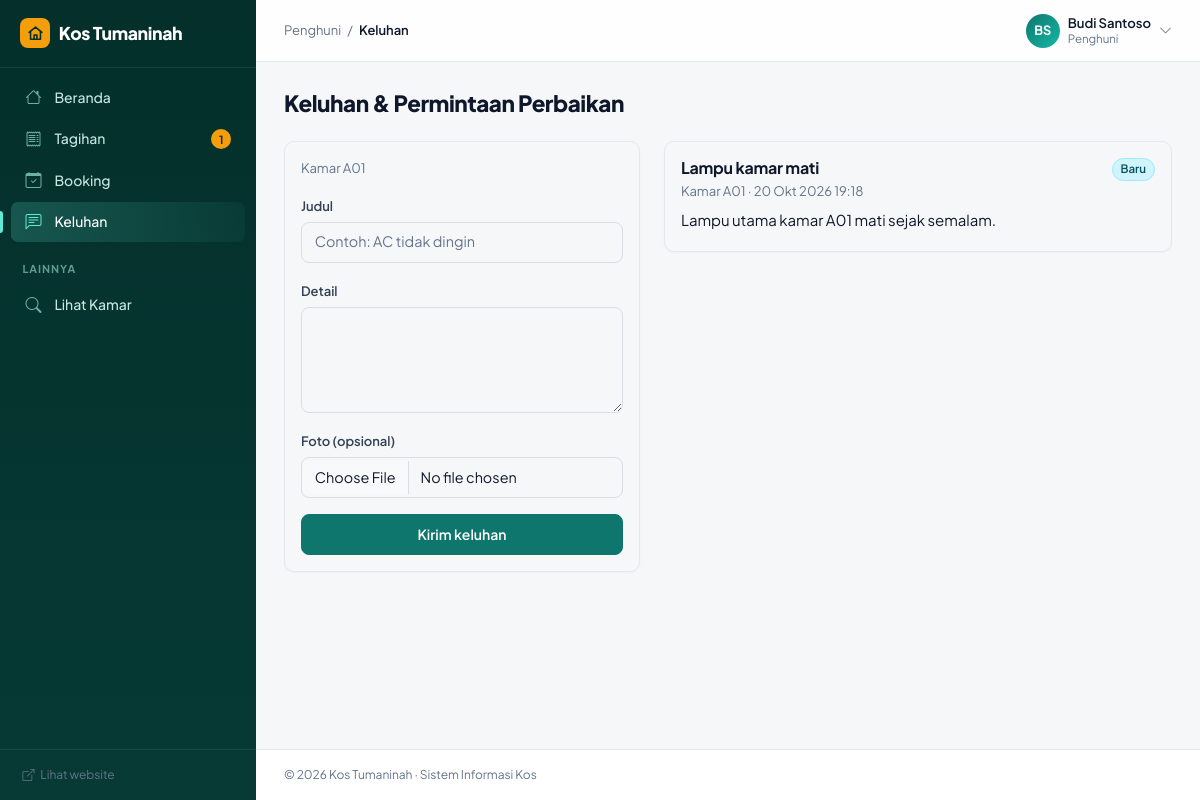
The app's page /penghuni/keluhan.php (signed in) with its own data.
### tables this page shows
CREATE TABLE sewa (
    id              INT UNSIGNED AUTO_INCREMENT PRIMARY KEY,
    user_id         INT UNSIGNED NOT NULL,
    kamar_id        INT UNSIGNED NOT NULL,
    booking_id      INT UNSIGNED NULL,
    tanggal_mulai   DATE NOT NULL,
    tanggal_selesai DATE NOT NULL,
    harga_bulanan   INT UNSIGNED NOT NULL,
    deposit         INT UNSIGNED NOT NULL DEFAULT 0,
    deposit_kembali INT UNSIGNED NULL,
    catatan_keluar  TEXT,
    status          ENUM('aktif','selesai') NOT NULL DEFAULT 'aktif',
    created_at      DATETIME NOT NULL DEFAULT CURRENT_TIMESTAMP,
    FOREIGN KEY (user_id) REFERENCES users(id),
    FOREIGN KEY (kamar_id) REFERENCES kamar(id),
    FOREIGN KEY (booking_id) REFERENCES booking(id) ON DELETE SET NULL
);

CREATE TABLE kamar (
    id              INT UNSIGNED AUTO_INCREMENT PRIMARY KEY,
    nomor_kamar     VARCHAR(10) NOT NULL UNIQUE,
    harga_per_bulan INT UNSIGNED NOT NULL DEFAULT 1000000,
    ukuran          VARCHAR(20),
    status          ENUM('kosong','terisi','perbaikan') NOT NULL DEFAULT 'kosong',
    deskripsi       TEXT,
    created_at      DATETIME NOT NULL DEFAULT CURRENT_TIMESTAMP
);

CREATE TABLE keluhan (
    id         INT UNSIGNED AUTO_INCREMENT PRIMARY KEY,
    user_id    INT UNSIGNED NOT NULL,
    kamar_id   INT UNSIGNED NOT NULL,
    judul      VARCHAR(100) NOT NULL,
    isi        TEXT NOT NULL,
    foto       VARCHAR(255) NULL,
    status     ENUM('baru','diproses','selesai') NOT NULL DEFAULT 'baru',
    created_at DATETIME NOT NULL DEFAULT CURRENT_TIMESTAMP,
    FOREIGN KEY (user_id) REFERENCES users(id) ON DELETE CASCADE,
    FOREIGN KEY (kamar_id) REFERENCES kamar(id) ON DELETE CASCADE
);

### penghuni/keluhan.php (the view, shortened to what this page needs)
<?php
require_once __DIR__ . '/../includes/functions.php';
$u = require_role('penghuni');
$sewa = sewa_aktif($u['id']);
$keluhan = q(
    "SELECT kl.*, k.nomor_kamar FROM keluhan kl JOIN kamar k ON k.id = kl.kamar_id
     WHERE kl.user_id = ? ORDER BY kl.id DESC",
    [$u['id']]
)->fetchAll();
require __DIR__ . '/../includes/header.php';
?>
<h1 class="h3 mb-4">Keluhan & Permintaan Perbaikan</h1>
<div class="row g-4">
    <div class="col-lg-5">
        <?php if ($sewa): ?>
            <form method="post" enctype="multipart/form-data" class="card shadow-sm"><div class="card-body">
                <p class="text-muted small">Kamar <?= e($sewa['nomor_kamar']) ?></p>
                <div class="mb-3">
                    <label class="form-label">Judul</label>
                    <input name="judul" class="form-control" placeholder="Contoh: AC tidak dingin" required>
                </div>
                <div class="mb-3">
                    <label class="form-label">Detail</label>
                    <textarea name="isi" class="form-control" rows="4" required></textarea>
                </div>
                <div class="mb-3">
                    <label class="form-label">Foto (opsional)</label>
                    <input type="file" name="foto" class="form-control" accept="image/*">
                </div>
                <button class="btn btn-primary w-100">Kirim keluhan</button>
            </div></form>
        <?php else: ?>
            <div class="alert alert-info">Fitur keluhan tersedia setelah kamu punya sewa aktif.</div>
        <?php endif; ?>
    </div>
    <div class="col-lg-7">
        <?php foreach ($keluhan as $k): ?>
            <div class="card shadow-sm mb-3"><div class="card-body">
                <div class="d-flex justify-content-between">
                    <h6 class="mb-1"><?= e($k['judul']) ?></h6>
                    <?= badge($k['status']) ?>
                </div>
                <div class="small text-muted mb-2">Kamar <?= e($k['nomor_kamar']) ?> &middot; <?= tgl($k['created_at'], true) ?></div>
                <p class="mb-1"><?= nl2br(e($k['isi'])) ?></p>
            </div></div>
        <?php endforeach; ?>
    </div>
</div>
<?php require __DIR__ . '/../includes/footer.php'; ?>

### includes/functions.php (shortened to what this page needs)
<?php
function db(): PDO
{
    static $pdo = null;
    if ($pdo === null) {
        $pdo = new PDO(
            'mysql:host=' . DB_HOST . ';dbname=' . DB_NAME . ';charset=utf8mb4',
            DB_USER,
            DB_PASS,
            [
                PDO::ATTR_ERRMODE            => PDO::ERRMODE_EXCEPTION,
                PDO::ATTR_DEFAULT_FETCH_MODE => PDO::FETCH_ASSOC,
            ]
        );
    }
    return $pdo;
}
function q(string $sql, array $params = []): PDOStatement
{
    $st = db()->prepare($sql);
    $st->execute($params);
    return $st;
}
function e($s): string
{
    return htmlspecialchars((string) $s, ENT_QUOTES, 'UTF-8');
}
function tgl(?string $date, bool $jam = false): string
{
    $t = strtotime($date);
    $s = date('j', $t) . ' ' . substr(BULAN[(int) date('n', $t)], 0, 3) . ' ' . date('Y', $t);
    return $jam ? $s . ' ' . date('H:i', $t) : $s;
}
function badge(string $status): string
{
    $warna = [
        'kosong' => 'success', 'terisi' => 'secondary', 'perbaikan' => 'warning',
        'pending' => 'warning', 'diterima' => 'success', 'ditolak' => 'danger', 'batal' => 'secondary',
        'aktif' => 'success', 'selesai' => 'success', 'disetujui' => 'success',
        'belum' => 'danger', 'menunggu' => 'warning', 'lunas' => 'success', 'valid' => 'success',
        'baru' => 'info', 'diproses' => 'primary',
    ];
    $label = [
        'kosong' => 'Tersedia', 'pending' => 'Menunggu', 'belum' => 'Belum dibayar',
        'menunggu' => 'Diverifikasi', 'valid' => 'Terverifikasi',
    ];
    $w = $warna[$status] ?? 'secondary';
    return '<span class="badge rounded-pill bg-' . $w . '-subtle text-' . $w . '-emphasis border border-' . $w . '-subtle">'
        . e($label[$status] ?? ucfirst($status)) . '</span>';
}
function logo_svg(): string
{
    return '<svg viewBox="0 0 24 24" fill="none" stroke="currentColor" stroke-width="2.2" stroke-linecap="round" stroke-linejoin="round">'
        . '<path d="M3 10.5 12 3l9 7.5"/><path d="M5 9v11h14V9"/><path d="M10 20v-6h4v6"/></svg>';
}
function user(): ?array
{
    return $_SESSION['user'] ?? null;
}
function require_role(string ...$roles): array
{
    $u = user();
    return $u;
}
function sewa_aktif(int $userId): ?array
{
    return q(
        "SELECT s.*, k.nomor_kamar, k.ukuran FROM sewa s JOIN kamar k ON k.id = s.kamar_id
         WHERE s.user_id = ? AND s.status = 'aktif'",
        [$userId]
    )->fetch() ?: null;
}

### assets/css/style.css (style rules this page uses)
:root { --brand: #0f766e; --brand-hover: #115e59; --brand-active: #134e4a; --brand-soft: #e7f3f1; --ink: #0f172a; --ink-2: #334155; --muted: #64748b; --line: #e5e7eb; --canvas: #f6f7f9; --sidebar: #0f172a; --radius: 10px; --bs-body-font-family: 'Plus Jakarta Sans', system-ui, -apple-system, 'Segoe UI', Roboto, sans-serif; --bs-body-font-size: .9375rem; --bs-body-color: var(--ink); --bs-body-bg: var(--canvas); --bs-secondary-color: var(--muted); --bs-border-color: var(--line); --bs-primary: #0f766e; --bs-primary-rgb: 15, 118, 110; --bs-primary-bg-subtle: #e7f3f1; --bs-primary-border-subtle: #b9ddd7; --bs-primary-text-emphasis: #115e59; --bs-link-color: #0f766e; --bs-link-color-rgb: 15, 118, 110; --bs-link-hover-color: #115e59; --bs-link-hover-color-rgb: 17, 94, 89; }
body { -webkit-font-smoothing: antialiased; letter-spacing: -.003em; }
h1, h2, h3, h4, h5, h6, .h1, .h2, .h3, .h4, .h5, .h6 { font-weight: 700; letter-spacing: -.015em; color: var(--ink); }
.text-muted { color: var(--muted) !important; }
.btn { font-weight: 600; font-size: .875rem; padding: .55rem 1.05rem; border-radius: 8px; }
.btn-primary { --bs-btn-bg: var(--brand); --bs-btn-border-color: var(--brand); --bs-btn-hover-bg: var(--brand-hover); --bs-btn-hover-border-color: var(--brand-hover); --bs-btn-active-bg: var(--brand-active); --bs-btn-active-border-color: var(--brand-active); --bs-btn-disabled-bg: var(--brand); --bs-btn-disabled-border-color: var(--brand); }
.form-control, .form-select { border-radius: 8px; border-color: #d9dee5; padding: .55rem .8rem; font-size: .9rem; }
.form-label { font-weight: 600; font-size: .8125rem; color: var(--ink-2); margin-bottom: .35rem; }
.card { border: 1px solid var(--line); border-radius: var(--radius); }
.shadow-sm { box-shadow: 0 1px 2px rgba(15, 23, 42, .04) !important; }
.badge { font-weight: 600; font-size: .72rem; padding: .38em .7em; }
.logo-mark svg { width: 17px; height: 17px; }
.app-content h1.h3, .app-content h1 { font-size: 1.4rem; font-weight: 800; letter-spacing: -.02em; }

### assets/css/motion.css (style rules this page uses)
:root { --ease-out: cubic-bezier(.22, .61, .36, 1); --dur: .45s; }
.app-content .row > [class*="col"] > .card { animation: pageIn .45s var(--ease-out) both; }
.app-content .row > [class*="col"]:nth-child(2) > .card { animation-delay: .04s; }
.btn { transition: background-color .15s ease, border-color .15s ease, color .15s ease, box-shadow .15s ease, transform .1s ease; }
.card { transition: border-color .2s ease, box-shadow .2s ease, transform .2s ease; }
.form-control, .form-select { transition: border-color .15s ease, box-shadow .15s ease; }

### assets/css/theme.css (style rules this page uses)
:root { --deep: #042f2b; --deep-2: #0b4f48; --accent: #f59e0b; --accent-hover: #fbbf24; --mint: #5eead4; }
html { scroll-behavior: smooth; }

### records on screen
sewa: kamar.nomor_kamar "A01"
keluhan: judul "Lampu kamar mati", status "Baru", kamar.nomor_kamar "A01", created_at "20 Okt 2026 19:18", isi "Lampu utama kamar A01 mati sejak semalam."

### other values on screen
APP_NAME "Kos Tumaninah"
$label "Beranda"
$label "Tagihan"
$counts[$path] "1"
$label "Booking"
$label "Keluhan"
$seksi "LAINNYA"
$label "Lihat Kamar"
ROLE_LABEL[$u['role']] "Penghuni"
$crumb "Keluhan"
inisial($u['nama']) "BS"
$u['nama'] "Budi Santoso"
